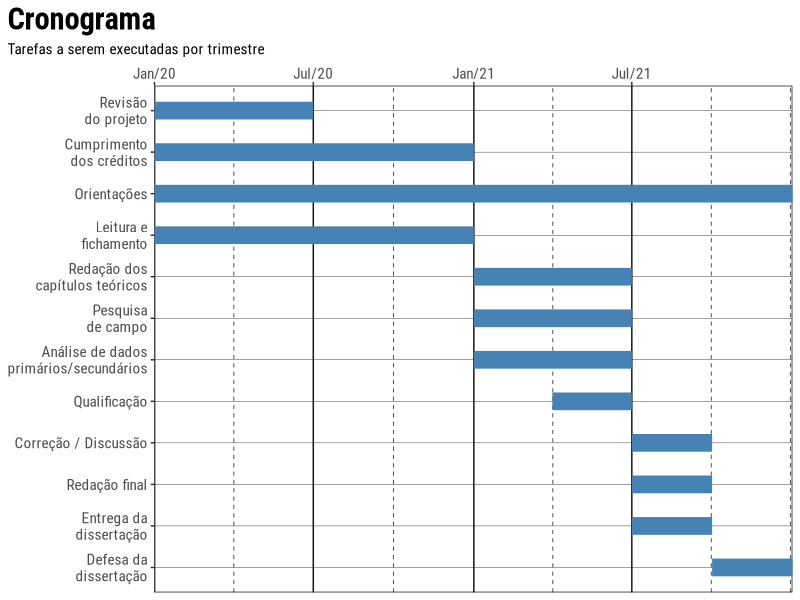

Write R code to recreate this figure.
library(tidyverse)
library(reshape2)
library(lubridate)
library(scales)

inicio <- dmy("01/01/2020")

df <- read.table("datasets/teste.csv",
				 header = TRUE,
				 stringsAsFactors = FALSE,
				 sep = ";",
				 allowEscapes = TRUE)

df$INICIO <- df$INICIO - 1

df <- df %>%
	mutate(START = inicio + months(INICIO),
		   END = inicio + months(INICIO) + months(DURACAO)) %>% 
	melt(measure.vars = c("START", "END")) %>%
	select(-c(INICIO, DURACAO))

plot <- ggplot(df, aes(value, reorder(TAREFA, -ID))) + 
	geom_line(size = 6, colour = "steelblue") +
	scale_x_date(breaks = c(inicio,
							inicio + months(6),
							inicio + months(12),
							inicio + months(18)),
				 position = "top",
				 expand = expansion(),
				 labels = date_format("%b/%y")) +
	labs(title = "Cronograma",
		 subtitle = "Tarefas a serem executadas por trimestre") +
	theme(panel.background = element_rect(colour = "gray8", fill = alpha(255, 0)),
		  panel.grid.major.x = element_line(colour = "gray8", size = 0.5),
		  panel.grid.major.y = element_line(colour = "gray8", size = 0.125),
		  panel.grid.minor.x = element_line(colour = "gray8", linetype = "dashed", size = 0.25),
		  panel.grid.minor.y = element_blank(),
		  plot.title = element_text(face = "bold", size = rel(2)),
		  plot.title.position = "plot",
		  axis.title = element_blank(),
		  axis.text = element_text(size = rel(1)),
		  text = element_text(family = "Roboto Condensed"))

ggsave("plots/plot.png", plot = plot, device = "png", width = 160, height = (30 + 5 * nrow(df)), units = "mm", dpi = 150)
